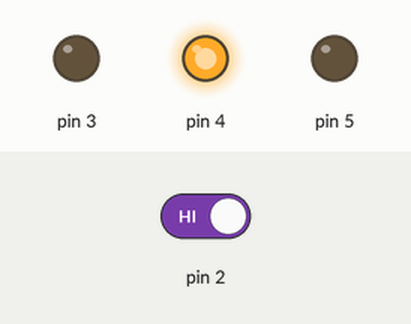
Recording of a sketch running on a simulated Arduino Uno, built with avr-gcc and run on an emulated ATmega328P. On the bench: output pins drawn as LEDs (lit = HIGH). Inputs (shaded band) come from the test bench; at power-on: pin 2 HIGH.

Above: at 1.56 s.
1.8 s: pin 2 driven LOW
At 2.7 s:
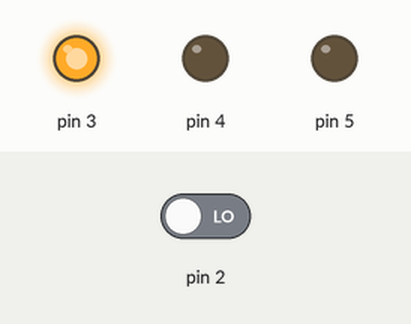
3.4 s: pin 2 driven HIGH
At 3.52 s:
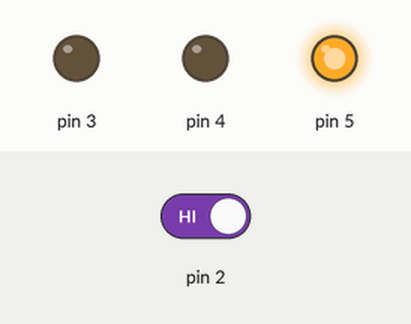
Timing chart, 0 to 12.4 s (numbered marks = the images above; inputs shaded):
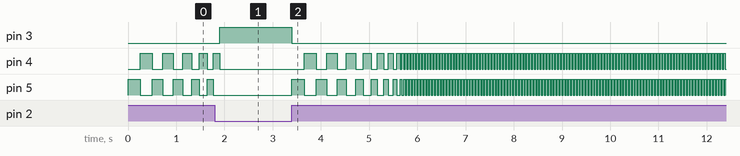

The sketch:

project02.ino
```cpp
int switchState = 0;
int i = 0;
int del = 250;

void setup() {
  // put your setup code here, to run once:
  pinMode(3,OUTPUT);
  pinMode(4,OUTPUT);
  pinMode(5,OUTPUT);
  pinMode(2,INPUT);
}

void loop() {

  // put your main code here, to run repeatedly:
  switchState = digitalRead(2);

  if (switchState == LOW) {
    digitalWrite(3,HIGH);
    digitalWrite(4,LOW);
    digitalWrite(5,LOW);
  }

  else {

    for (i=0; i<=10; i++) {

      digitalWrite(3,LOW);
      digitalWrite(4,LOW);
      digitalWrite(5,HIGH);

      delay(del);
      digitalWrite(4,HIGH);
      digitalWrite(5,LOW);
      delay(del);

      del = del-30;
      if (del < 30) {
        del = 30;
      }

      switchState = digitalRead(2);
      if (switchState == LOW) {
        del = 250;
        break;
      }
    }
  }
}
```

Measured:
- after the input at 1.8 s, pin 3: LOW → HIGH after 0.10 s; pin 4: goes on until 1.9 s, then stays LOW; pin 5: stops changing and stays LOW
- after the input at 3.4 s, pin 3: HIGH → LOW at once; pin 4: LOW → HIGH after 0.25 s, then repeats every 0.44 s: LOW 0.22 s, HIGH 0.22 s; pin 5: LOW → HIGH at once, then repeats every 0.47 s: LOW 0.25 s, HIGH 0.22 s
- by itself, pin 4: repeats every 0.44 s: LOW 0.22 s, HIGH 0.22 s
- by itself, pin 5: repeats every 0.47 s: LOW 0.25 s, HIGH 0.22 s
